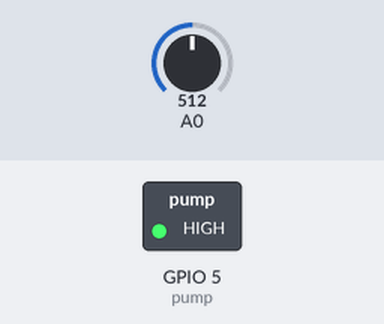
Recording of a program running on a simulated ESP8266 (NodeMCU). On the bench: switched loads named in the program (green lamp = pin HIGH). Inputs (shaded band) come from the test bench; at power-on: A0 = 512. WiFi joins after 1.5 s; servers stay silent unless stated; storage starts empty; what the program prints to the serial monitor is not drawn.

Above: at 1.2 s.
1.3 s: A0 set to 732
3.2 s: A0 set to 761
At 5.3 s:
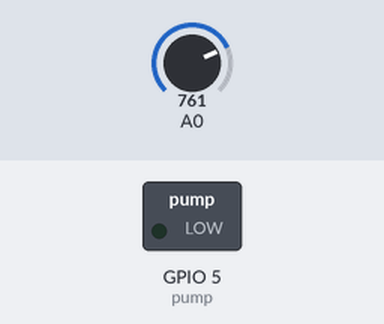
11.5 s: A0 set to 716
At 12.9 s:
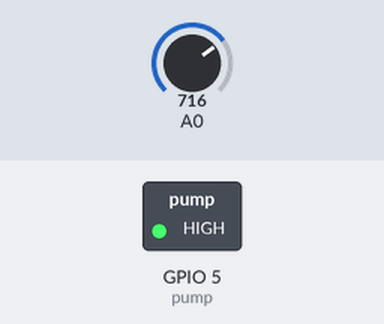
13.5 s: A0 set to 900
At 14.5 s:
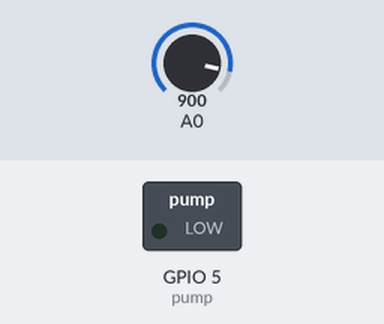
Timing chart, 0 to 16.5 s (numbered marks = the images above; inputs shaded):
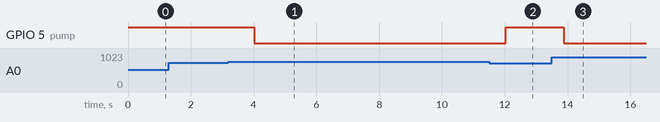

The program:

main.cpp
```cpp
#include <Arduino.h>
#include <ESPAsyncWebServer.h>
#include <ESP8266WiFi.h>
#include <WebSocketsServer.h>
#include <Hash.h>
#include <ESP8266mDNS.h>

const char *ssid = "SmartPot";
const char *password = "1234567891"; // at least 8 characters for AP
const boolean accessPoint = true; // adjust for AP Mode

AsyncWebServer server(80);
WebSocketsServer webSocket = WebSocketsServer(81);

#define USE_SERIAL Serial

// Sensor calibrate values and pump pin

int pump = 5;
int wet = 470;
int dry = 1024;

// lowest humidity in percentage

int lowest = 50;

// turn pump off after n milliseconds

int pumpDuration = 2000;

// helper variables

unsigned long int tsMessage;
unsigned long int tsPump;

boolean pumpState = false;
int lastHum;

// Humidity value

int getHum() {
    int sensorValue = analogRead(A0);
    int humidity = map(sensorValue, wet, dry, 100, 0);
    if(humidity > 100) {
        humidity = 100;
    } else if(humidity < 0) {
        humidity = 0;
    }
    return humidity;
}

// HUmidity value as message + index h

String getHumMSG() {
    int humidity = getHum();
    String msg = "";
    msg.concat(humidity);
    msg = 'h' + msg;
    return msg;
}

// function used by the automatic humidity message updater in loop

void humUpdate() {
    String msg = getHumMSG();
    webSocket.broadcastTXT(msg);
    tsMessage = millis();

    lastHum = getHum();
}

void pumpON() {
    digitalWrite(pump, LOW);
    pumpState = true;
    tsPump = millis();
    webSocket.broadcastTXT("pTrue");
}


void webSocketEvent(uint8_t num, WStype_t type, uint8_t *payload, size_t length)
{
    switch(type)
    {
    case WStype_DISCONNECTED:
        USE_SERIAL.printf("[%u] Disconnected!\n", num);
        break;
    case WStype_CONNECTED:
    {
        IPAddress ip = webSocket.remoteIP(num);
        USE_SERIAL.printf("[%u] Connected from %d.%d.%d.%d url: %s\n", num, ip[0], ip[1], ip[2], ip[3], payload);
        String msg = getHumMSG();
        webSocket.sendTXT(num, msg);

    }
    break;
    case WStype_TEXT:

        USE_SERIAL.printf("[%u] get Text: %s\n", num, payload);

        String msg = reinterpret_cast<const char*>(payload);

        Serial.println(msg);
        char index = msg.charAt(0);
        msg.remove(0, 1);

        switch(index) {
            case 'p':
                if(pumpState == false) {
                    pumpON();
                }
                break;
        }

        break;
    }

}

String getContentType(String filename){
  if(filename.endsWith(".htm")) return "text/html";
  else if(filename.endsWith(".html")) return "text/html";
  else if(filename.endsWith(".css")) return "text/css";
  else if(filename.endsWith(".js")) return "application/javascript";
  else if(filename.endsWith(".png")) return "image/png";
  else if(filename.endsWith(".gif")) return "image/gif";
  else if(filename.endsWith(".jpg")) return "image/jpeg";
  else if(filename.endsWith(".ico")) return "image/x-icon";
  else if(filename.endsWith(".xml")) return "text/xml";
  else if(filename.endsWith(".pdf")) return "application/x-pdf";
  else if(filename.endsWith(".zip")) return "application/x-zip";
  else if(filename.endsWith(".gz")) return "application/x-gzip";
  else if(filename.endsWith(".woff2")) return "font/woff2";
  return "text/plain";
}

void notFound(AsyncWebServerRequest *request) {

    // here comes some mambo-jambo to extract the filename from request->url()

    String url = request->url();
    Serial.println(url);

    String file = url.substring(url.lastIndexOf('/'));
    Serial.println(file);

    String contentType = getContentType(file);

    // ... and finally
    if(SPIFFS.exists(file)) {
        request->send(SPIFFS, file, contentType);
    } else {
        request->send(404, "text/plain", "The content you are looking for was not found.");
    }

}

void setup() {

    USE_SERIAL.begin(115200);

    pinMode(pump, OUTPUT);
    digitalWrite(pump, HIGH);

    if (!SPIFFS.begin())
    {
        USE_SERIAL.println("An Error has occurred while mounting SPIFFS");
        return;
    }

    // start Access Point
    WiFi.disconnect(true);
    if(accessPoint == true) {
        WiFi.softAP(ssid, password);
        USE_SERIAL.println(WiFi.softAPIP());
    } else {
        //Connect to Network
        WiFi.begin(ssid, password);
        while (WiFi.status() != WL_CONNECTED)
        {
            delay(500);
            Serial.print(".");
        }
        USE_SERIAL.println(WiFi.localIP());
    }

    // Route for root / web page

    server.on("/", HTTP_GET, [](AsyncWebServerRequest *request){
        request->send(SPIFFS, "/index.html", "text/html");
    });

    server.onNotFound(notFound);

    if (!MDNS.begin("smartpot"))
    {
        USE_SERIAL.println("mDNS failed!");
    }
    else
    {
        USE_SERIAL.println("mDNS responder started!");
    }
    MDNS.addService("http", "tcp", 80);

    // Start server
    server.begin();

    webSocket.begin();
    webSocket.onEvent(webSocketEvent);
}

void loop()
{
    MDNS.update();
    webSocket.loop();

    // humidity msg updater

    unsigned long int time = millis();
    if(pumpState == false) {
        if(tsMessage == NULL || tsMessage + 1000 < time) {
            humUpdate();
        }
    } else {
        if(tsMessage == NULL || tsMessage + 300 < time) {
            humUpdate();
        }
    }

    // humidity control

    if(pumpState == false) {
        if(lastHum != NULL && lastHum < lowest) {
            pumpON();
        }
    }

    // turn pump off when on

    if(tsPump != NULL && pumpState == true) {
        if(tsPump + pumpDuration < time) {
            digitalWrite(pump, HIGH);
            pumpState = false;
            webSocket.broadcastTXT("pFalse");
            String msg = getHumMSG();
            webSocket.broadcastTXT(msg);
            tsPump = NULL;
        }
    }
}
```

Measured:
- the behaviour switches between 749 and 750 on A0 (found by bisection; images 0 and 1)
- after the input at 1.3 s, every drawn part: stays the same
- after the input at 3.2 s, GPIO 5 (pump): HIGH → LOW after 0.83 s
- after the input at 11.5 s, GPIO 5 (pump): LOW → HIGH after 0.53 s
- after the input at 13.5 s, GPIO 5 (pump): HIGH → LOW after 0.37 s
